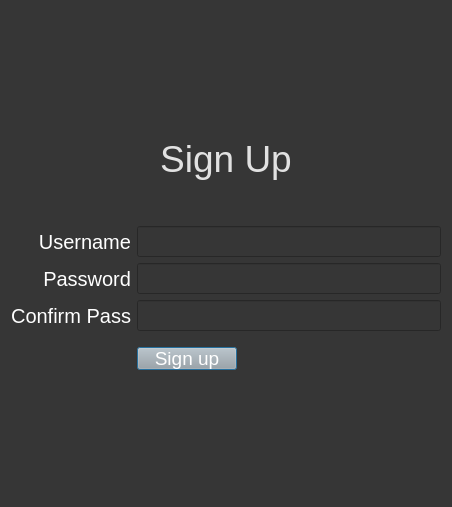
<?xml version="1.0" encoding="UTF-8"?>
<ui version="4.0">
 <class>Dialog</class>
 <widget class="QDialog" name="Dialog">
  <property name="geometry">
   <rect>
    <x>0</x>
    <y>0</y>
    <width>452</width>
    <height>507</height>
   </rect>
  </property>
  <property name="windowTitle">
   <string>Dialog</string>
  </property>
  <property name="styleSheet">
   <string notr="true">background-color: rgb(54, 54, 54);</string>
  </property>
  <layout class="QGridLayout" name="gridLayout">
   <item row="0" column="1">
    <spacer name="verticalSpacer">
     <property name="orientation">
      <enum>Qt::Vertical</enum>
     </property>
     <property name="sizeHint" stdset="0">
      <size>
       <width>20</width>
       <height>60</height>
      </size>
     </property>
    </spacer>
   </item>
   <item row="1" column="0" colspan="2">
    <widget class="QLabel" name="label">
     <property name="styleSheet">
      <string notr="true">color:rgb(225, 225, 225); font-size:28pt;</string>
     </property>
     <property name="text">
      <string>Sign Up</string>
     </property>
     <property name="alignment">
      <set>Qt::AlignCenter</set>
     </property>
    </widget>
   </item>
   <item row="5" column="0">
    <widget class="QLabel" name="lbl_confirm_pwd">
     <property name="styleSheet">
      <string notr="true">font-size:15pt; 
color: rgb(255, 255, 255);</string>
     </property>
     <property name="text">
      <string>Confirm Pass</string>
     </property>
     <property name="alignment">
      <set>Qt::AlignRight|Qt::AlignTrailing|Qt::AlignVCenter</set>
     </property>
    </widget>
   </item>
   <item row="5" column="1">
    <widget class="QLineEdit" name="input_confirm_pwd">
     <property name="styleSheet">
      <string notr="true">font-size:14pt; color:rgb(243, 243, 243)</string>
     </property>
     <property name="text">
      <string/>
     </property>
    </widget>
   </item>
   <item row="4" column="0">
    <widget class="QLabel" name="lbl_pwd">
     <property name="styleSheet">
      <string notr="true">font-size:15pt; 
color: rgb(255, 255, 255);</string>
     </property>
     <property name="text">
      <string>Password</string>
     </property>
     <property name="alignment">
      <set>Qt::AlignRight|Qt::AlignTrailing|Qt::AlignVCenter</set>
     </property>
    </widget>
   </item>
   <item row="3" column="1">
    <widget class="QLineEdit" name="input_username">
     <property name="styleSheet">
      <string notr="true">font-size:14pt; color:rgb(243, 243, 243)</string>
     </property>
    </widget>
   </item>
   <item row="2" column="1">
    <spacer name="verticalSpacer_2">
     <property name="orientation">
      <enum>Qt::Vertical</enum>
     </property>
     <property name="sizeType">
      <enum>QSizePolicy::Fixed</enum>
     </property>
     <property name="sizeHint" stdset="0">
      <size>
       <width>20</width>
       <height>40</height>
      </size>
     </property>
    </spacer>
   </item>
   <item row="3" column="0">
    <widget class="QLabel" name="lbl_username">
     <property name="styleSheet">
      <string notr="true">font-size:15pt; 
color: rgb(255, 255, 255);</string>
     </property>
     <property name="text">
      <string>Username</string>
     </property>
     <property name="alignment">
      <set>Qt::AlignRight|Qt::AlignTrailing|Qt::AlignVCenter</set>
     </property>
    </widget>
   </item>
   <item row="4" column="1">
    <widget class="QLineEdit" name="input_pwd">
     <property name="styleSheet">
      <string notr="true">font-size:14pt; color:rgb(243, 243, 243)</string>
     </property>
     <property name="text">
      <string/>
     </property>
    </widget>
   </item>
   <item row="6" column="1">
    <spacer name="verticalSpacer_3">
     <property name="orientation">
      <enum>Qt::Vertical</enum>
     </property>
     <property name="sizeType">
      <enum>QSizePolicy::Fixed</enum>
     </property>
     <property name="sizeHint" stdset="0">
      <size>
       <width>20</width>
       <height>10</height>
      </size>
     </property>
    </spacer>
   </item>
   <item row="7" column="1">
    <widget class="QPushButton" name="btn_sign_up">
     <property name="sizePolicy">
      <sizepolicy hsizetype="Minimum" vsizetype="Preferred">
       <horstretch>0</horstretch>
       <verstretch>0</verstretch>
      </sizepolicy>
     </property>
     <property name="maximumSize">
      <size>
       <width>100</width>
       <height>23</height>
      </size>
     </property>
     <property name="layoutDirection">
      <enum>Qt::LeftToRight</enum>
     </property>
     <property name="styleSheet">
      <string notr="true">background-color: rgb(167, 168, 167); font-size:14pt; color:rgb(255, 255, 255)</string>
     </property>
     <property name="text">
      <string>Sign up</string>
     </property>
     <property name="flat">
      <bool>false</bool>
     </property>
    </widget>
   </item>
   <item row="8" column="1">
    <spacer name="verticalSpacer_4">
     <property name="orientation">
      <enum>Qt::Vertical</enum>
     </property>
     <property name="sizeHint" stdset="0">
      <size>
       <width>20</width>
       <height>40</height>
      </size>
     </property>
    </spacer>
   </item>
  </layout>
 </widget>
 <tabstops>
  <tabstop>input_username</tabstop>
  <tabstop>input_pwd</tabstop>
  <tabstop>input_confirm_pwd</tabstop>
  <tabstop>btn_sign_up</tabstop>
 </tabstops>
 <resources/>
 <connections/>
</ui>
